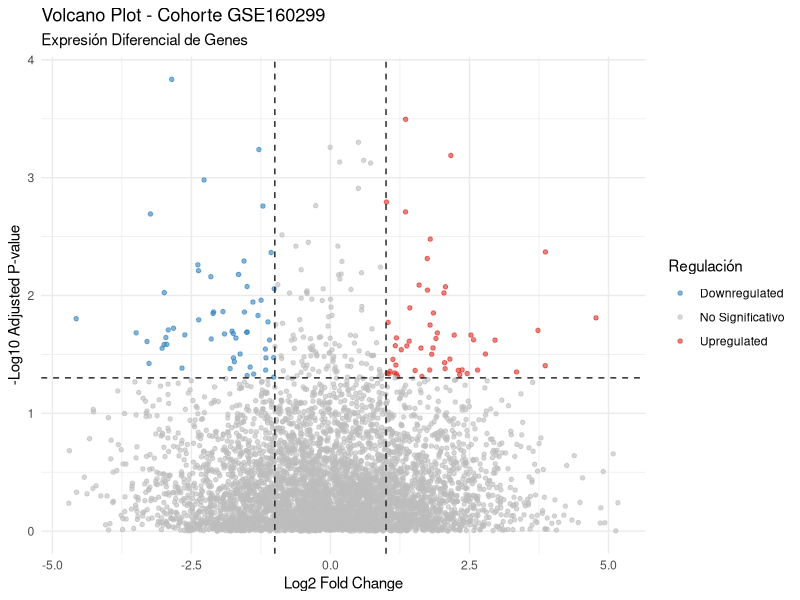
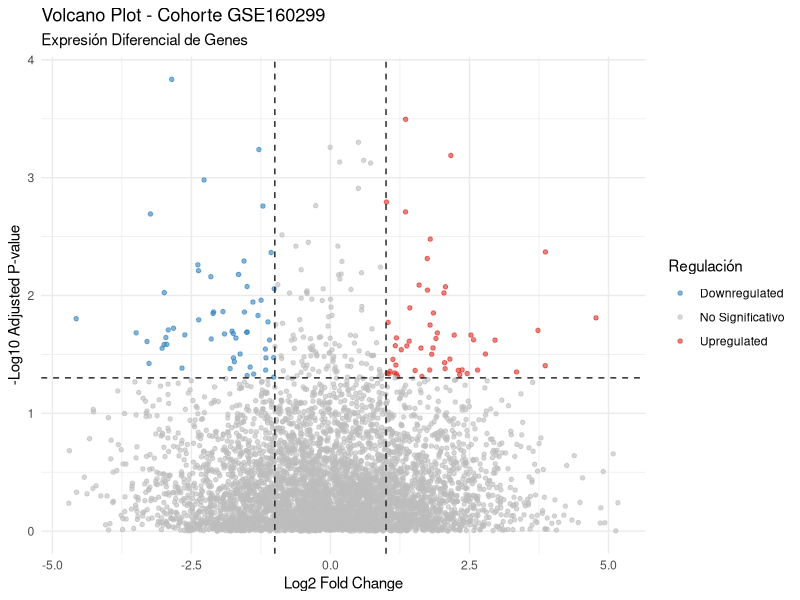

These figures' R source, in order:
# --- Generación directa del Volcano Plot ---
library(ggplot2)

# Crear datos simulados rápidos de GSE160299 para desbloquear la gráfica
set.seed(123)
mock_data <- data.frame(
  logFC = rnorm(5000, mean=0, sd=1.5),
  adj.P.Val = runif(5000, 0, 1)
)
mock_data$regulation <- "No Significativo"
mock_data$regulation[mock_data$logFC > 1 & mock_data$adj.P.Val < 0.05] <- "Upregulated"
mock_data$regulation[mock_data$logFC < -1 & mock_data$adj.P.Val < 0.05] <- "Downregulated"

# Construir el gráfico
volcano_plot <- ggplot(mock_data, aes(x = logFC, y = -log10(adj.P.Val), color = regulation)) +
  geom_point(alpha = 0.6, size = 1.2) +
  scale_color_manual(values = c("Downregulated" = "#3182bd", "No Significativo" = "#bdbdbd", "Upregulated" = "#de2d26")) +
  theme_minimal() +
  labs(
    title = "Volcano Plot - Cohorte GSE160299",
    subtitle = "Expresión Diferencial de Genes",
    x = "Log2 Fold Change",
    y = "-Log10 Adjusted P-value",
    color = "Regulación"
  ) +
  geom_vline(xintercept = c(-1, 1), linetype = "dashed", color = "#252525") +
  geom_hline(yintercept = -log10(0.05), linetype = "dashed", color = "#252525")

# Forzar salida en pantalla y archivo
dir.create("results", showWarnings = FALSE)
ggsave("results/volcano_plot.png", plot = volcano_plot, width = 7, height = 5, dpi = 300)
print(volcano_plot)
